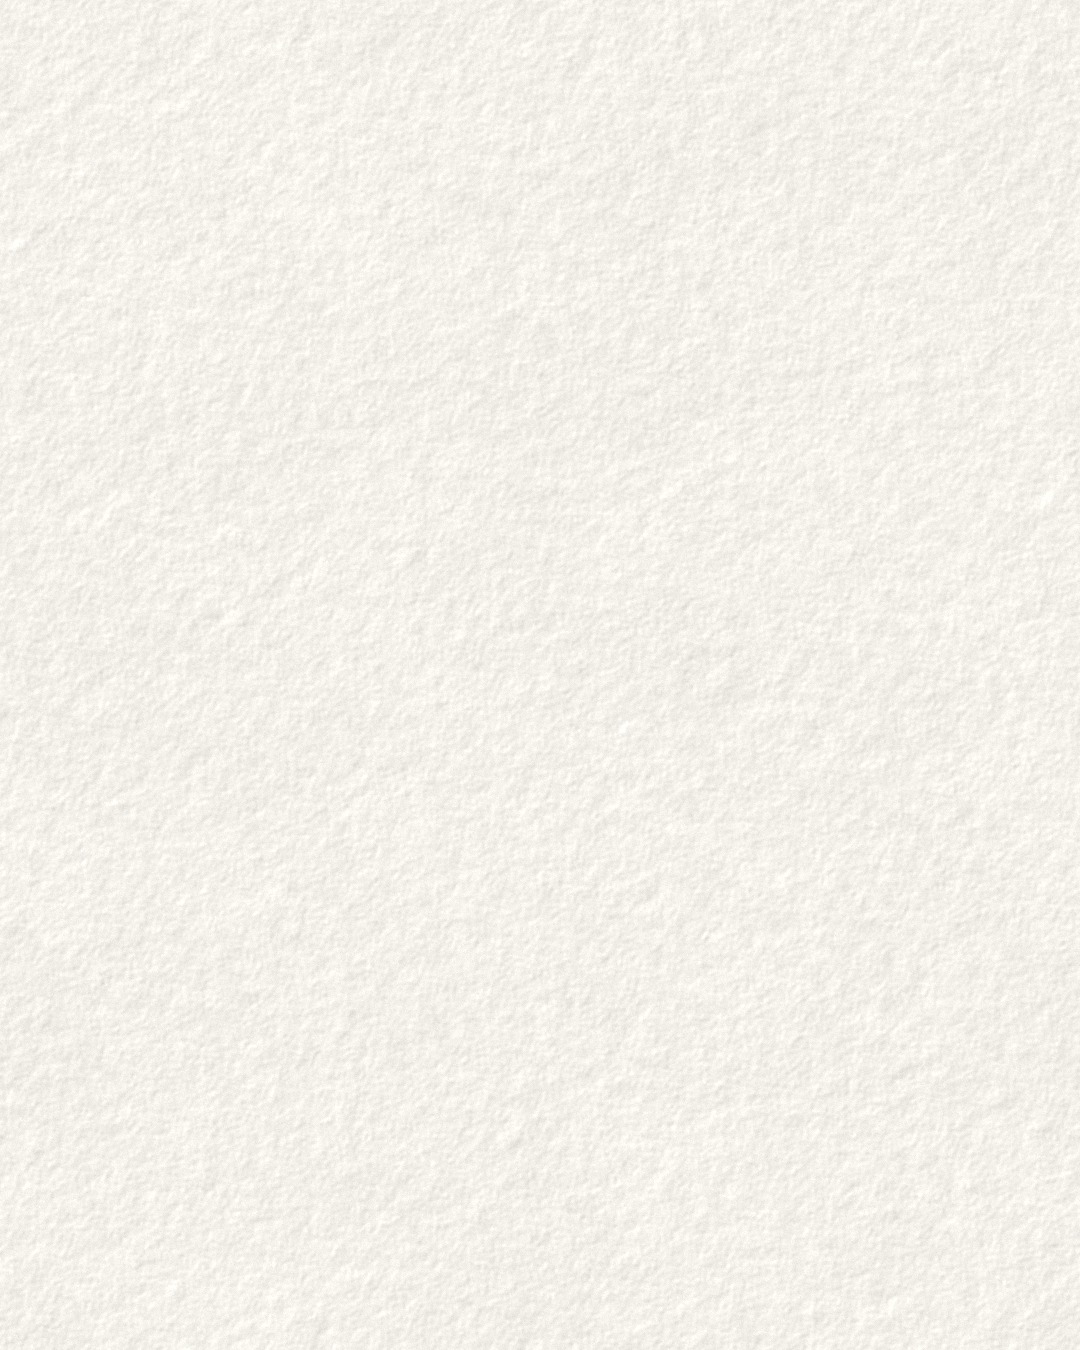

Recreate this plot in Python.
# Texture « papier aquarelle » (1080 × 1350), générée : grain fin + relief doux
import numpy as np
from PIL import Image
W, H = 1080, 1350
rng = np.random.default_rng(3)
def blur(a, r):
    """Flou gaussien en nombres réels (FFT), puis normalisation : pas de stries de quantification."""
    fy = np.fft.fftfreq(a.shape[0])[:, None]; fx = np.fft.fftfreq(a.shape[1])[None, :]
    b = np.real(np.fft.ifft2(np.fft.fft2(a) * np.exp(-2 * (np.pi * r) ** 2 * (fx ** 2 + fy ** 2))))
    return (b - b.mean()) / (b.std() or 1)
relief = blur(rng.standard_normal((H, W)), 1.6) * .5 + blur(rng.standard_normal((H, W)), 5) * .8 + blur(rng.standard_normal((H, W)), 40) * .4
# éclairage rasant : différence entre le relief et sa version décalée
light = relief - np.roll(np.roll(relief, 2, 0), 2, 1)
grain = rng.standard_normal((H, W)) * .012
base = np.array([244, 241, 235], float)
img = base[None, None, :] * (1 + light[..., None] * .028 + grain[..., None]) + relief[..., None] * 1.6
Image.fromarray(np.clip(img, 0, 255).astype('uint8')).save('papier.jpg', quality=92)
print('papier.jpg')
